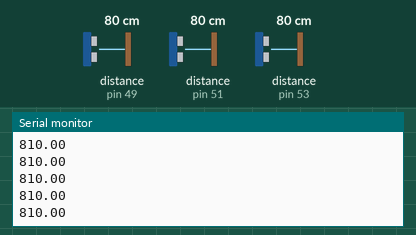
Recording of a sketch running on a simulated Arduino Uno, built with avr-gcc and run on an emulated ATmega328P. Parts: the last lines printed to the serial monitor. The inputs (shaded band) are chosen by the test bench; at power-on: distance to the obstacle (sensors on pin 51, pin 49, pin 53) 80 cm.

Above: at 1.2 s.
1.3 s: distance to the obstacle (sensor on pin 51) set to 2 cm
At 2.2 s:
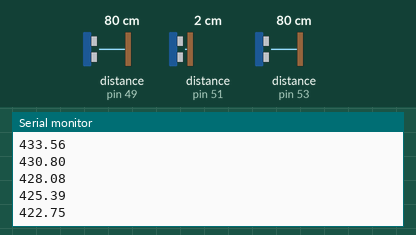
2.8 s: distance to the obstacle (sensor on pin 49) set to 2 cm
At 3.4 s:
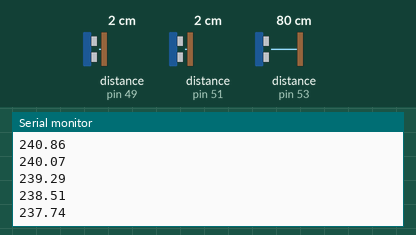
4.3 s: distance to the obstacle (sensor on pin 53) set to 2 cm
At 4.9 s:
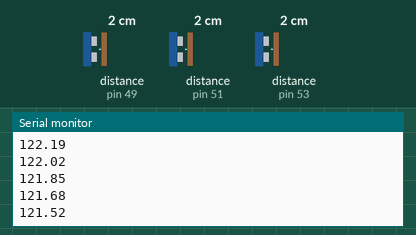
5.8 s: distance to the obstacle (sensor on pin 51) set to 4 cm
At 6.8 s:
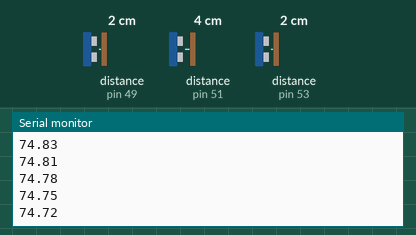
Timing chart, 0 to 8.3 s (numbered marks = the images above; inputs shaded):
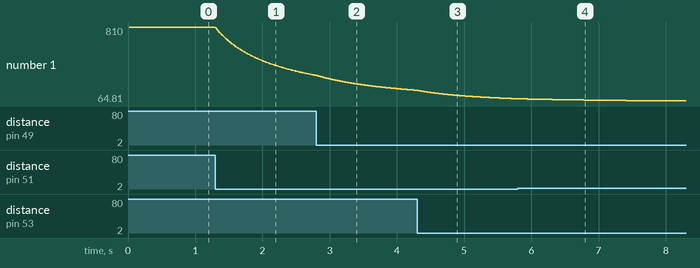

The sketch:

data_average.ino
```cpp
#include <NewPing.h>
#define MAX_DISTANCE 300

float old_average=0;
float new_average=0;

#define MOTOR_DIR 4
#define MOTOR_PWM 5

#include <Servo.h>
#define RC_SERVO_PIN 9
#define NEURAL_ANGLE 120
#define LEFT_STEER_ANGLE -60
#define RIGHT_STEER_ANGLE 30

NewPing R_sensor(52, 53,MAX_DISTANCE);
float R_Sonar_Distance = 0.0;
float R_Sonar_Distance_old = 0.0;
float R_Sonar_Error = 0.0;

NewPing L_sensor(48, 49,MAX_DISTANCE);
float L_Sonar_Distance = 0.0;
float L_Sonar_Distance_old = 0.0;
float L_Sonar_Error = 0.0;

NewPing F_sensor(50,51,MAX_DISTANCE);
float F_Sonar_Distance = 0.0;
float F_Sonar_Distance_old = 0.0;
float F_Sonar_Error = 0.0;

void read_sonar_sensor(void)
{ //초음파센서 측정
  R_Sonar_Distance = R_sensor.ping_cm()*10.0;
  L_Sonar_Distance = L_sensor.ping_cm()*10.0;
  F_Sonar_Distance = F_sensor.ping_cm()*10.0;
  if(R_Sonar_Distance == 0){R_Sonar_Distance = MAX_DISTANCE * 10.0;}
  if(L_Sonar_Distance == 0){L_Sonar_Distance = MAX_DISTANCE * 10.0;}
  if(F_Sonar_Distance == 0){F_Sonar_Distance = MAX_DISTANCE * 10.0;}
}

void data_average (float a,int K)
{
  new_average = (old_average*(K-1)/K) + (a/K);
  old_average=new_average;
}

void setup()
{
  Serial.begin(115200);
}

float b=0;
int K=1;

void loop()
{
  read_sonar_sensor();
  data_average (F_Sonar_Distance,K);
  K = K+1;
  Serial.println(new_average);
}
```

Measured:
- after the input at 1.3 s, the serial monitor: prints a new line at once (image 1)
- plotted number 1: 810 → 323.55 after the input at 1.3 s
